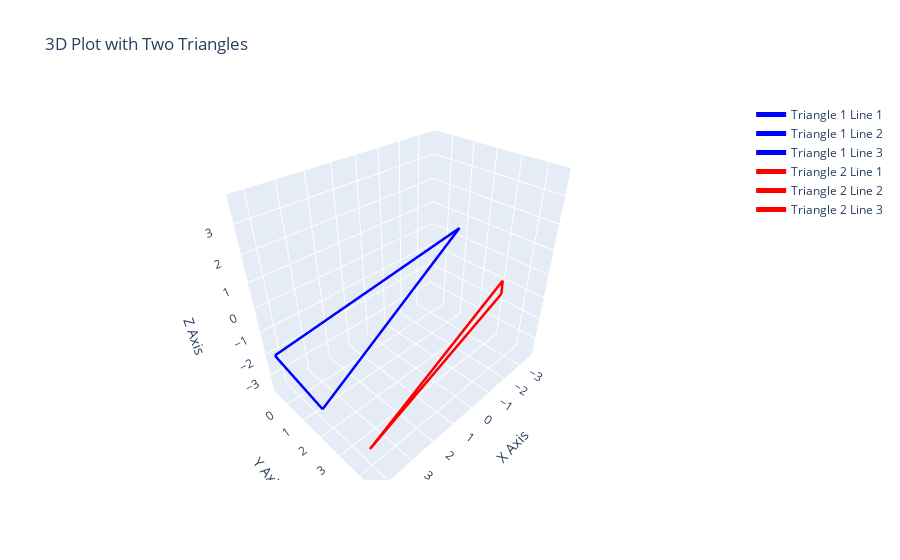

Notebook source saved alongside this figure:
### Markdown cell above
# Test Case 2

### Code cell
triangle1 = [[3.864994683561619, 1.2509252852376846, -3.6066277261844815], [1.1975897709872267, 4.586221316913052, 3.6670550244269933], [4.267812696229356, -0.7021303537570001, -2.1079316301943796]]
triangle2 = [[-3.6345636519509705, 3.1124790353390086, -1.5461949016779863], [4.238340236606968, 4.259454430432568, -2.509734340518097], [-3.3604777082954973, 3.2556602609236798, -0.7180647959668685]]

# Create the 3D line plot for the triangles
fig = go.Figure()

plot_triangle(fig, triangle1, 'blue', 1)
plot_triangle(fig, triangle2, 'red', 2)

# Update layout for better visualization
fig.update_layout(scene=dict(
                    xaxis_title='X Axis',
                    yaxis_title='Y Axis',
                    zaxis_title='Z Axis'),
                  title='3D Plot with Two Triangles')

# Show the plot
fig.show()

### Figure 1 — Plotly figure (JSON) as saved in the notebook; plotly's stock layout.template omitted (floating-point values rounded to 4 significant figures)
{"data": [{"line": {"color": "blue", "width": 5}, "mode": "lines", "name": "Triangle 1 Line 1", "type": "scatter3d", "x": [3.865, 1.198], "y": [1.251, 4.586], "z": [-3.607, 3.667]}, {"line": {"color": "blue", "width": 5}, "mode": "lines", "name": "Triangle 1 Line 2", "type": "scatter3d", "x": [1.198, 4.268], "y": [4.586, -0.7021], "z": [3.667, -2.108]}, {"line": {"color": "blue", "width": 5}, "mode": "lines", "name": "Triangle 1 Line 3", "type": "scatter3d", "x": [4.268, 3.865], "y": [-0.7021, 1.251], "z": [-2.108, -3.607]}, {"line": {"color": "red", "width": 5}, "mode": "lines", "name": "Triangle 2 Line 1", "type": "scatter3d", "x": [-3.635, 4.238], "y": [3.112, 4.259], "z": [-1.546, -2.51]}, {"line": {"color": "red", "width": 5}, "mode": "lines", "name": "Triangle 2 Line 2", "type": "scatter3d", "x": [4.238, -3.36], "y": [4.259, 3.256], "z": [-2.51, -0.7181]}, {"line": {"color": "red", "width": 5}, "mode": "lines", "name": "Triangle 2 Line 3", "type": "scatter3d", "x": [-3.36, -3.635], "y": [3.256, 3.112], "z": [-0.7181, -1.546]}], "layout": {"scene": {"xaxis": {"title": {"text": "X Axis"}}, "yaxis": {"title": {"text": "Y Axis"}}, "zaxis": {"title": {"text": "Z Axis"}}}, "title": {"text": "3D Plot with Two Triangles"}}}
